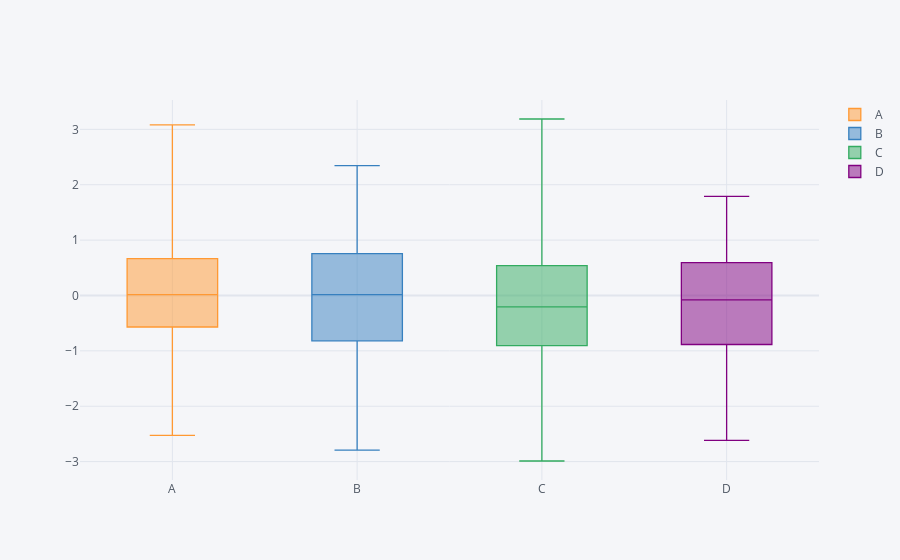

Notebook cell for this chart:
### Markdown cell above
### `kind =  box`

### Code cell
df1.iplot(kind='box')
